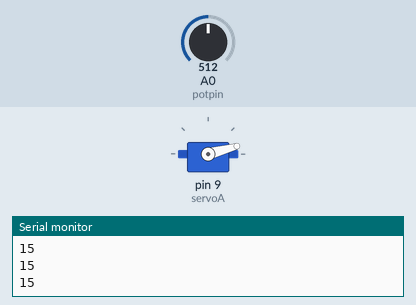
The sketch below on a simulated Arduino Uno, built with avr-gcc and run on an emulated ATmega328P. On the bench: servo, the last lines printed to the serial monitor. The test bench sets the inputs (shaded band); at power-on: A0 (potpin) = 512.

Above: at 2.2 s.
2.3 s: A0 (potpin) set to 481
At 3.1 s:
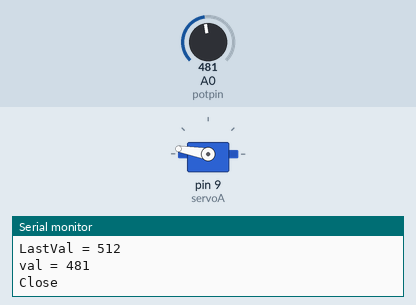
3.8 s: A0 (potpin) set to 511
At 4.3 s:
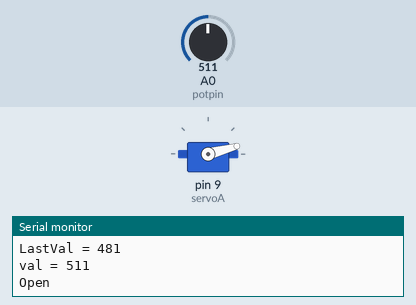
5.3 s: A0 (potpin) set to 306
At 5.6 s:
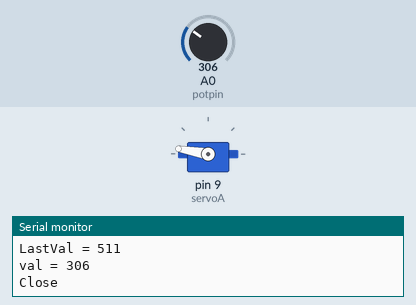
Timing chart, 0 to 8.3 s (numbered marks = the images above; inputs shaded):
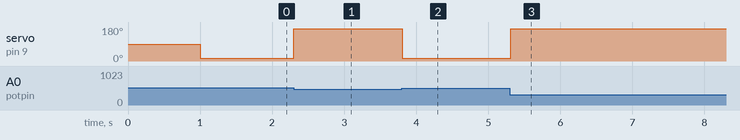

The sketch:

motortesting.ino
```cpp
#include <Servo.h>

Servo servoA; // create servo object to control a servo

int potpin = 0; // analog pin used to connect the potentiometer
int val; // variable to read the value from the analog pin
int lastval = 90;
int servoAPosition;
int servoBPosition;

void setup() {
    servoA.attach(9);
    Serial.begin(9600);
    delay(1000);
}

void loop() {
    val = analogRead(potpin);
    int servpos = servoA.read();
    Serial.println(servpos);
    if(val > lastval + 20){
        Serial.print("LastVal = ");
        Serial.println(lastval);
        Serial.print("val = ");
        Serial.println(val);
        Serial.println("Open");
        servoA.writeMicroseconds(700);
        delay(1000);
    }
    if(val < lastval - 20){
        Serial.print("LastVal = ");
        Serial.println(lastval);
        Serial.print("val = ");
        Serial.println(val);
        Serial.println("Close");
        servoA.writeMicroseconds(2300);
        delay(1000);
    }
    lastval = val;
    delay(50);
}
```

Measured:
- the behaviour switches between 492 and 491 on A0 (potpin) (found by bisection; images 0 and 1)
- after the input at 2.3 s, servo on pin 9 (servoA): 15° → 170° at once
- after the input at 3.8 s, servo on pin 9 (servoA): 170° → 15° at once
- after the input at 5.3 s, servo on pin 9 (servoA): 15° → 170° at once
